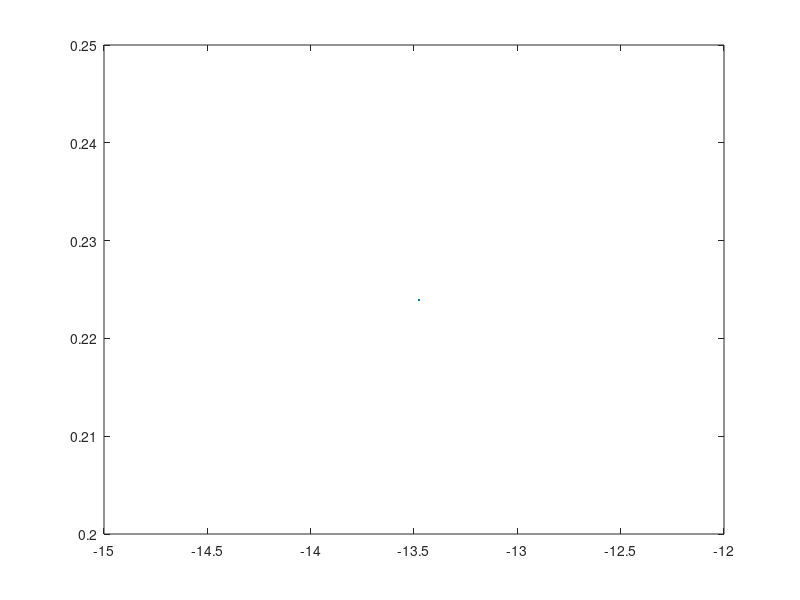

This chart was generated by the following MATLAB code:


highwage = normrnd(0, 1);
lowwage = 3;
lifeexpect = 70;
childdeath =  normrnd(0.5, 0.5) + 0.5;
schoolcost = 2;
childhood = 15;

schoolval = -schoolcost*childhood*childdeath +(lifeexpect-childhood)*highwage;
noschoolval = childhood*lowwage*childdeath + (lifeexpect-childhood)*lowwage;

plot(schoolval, highwage)